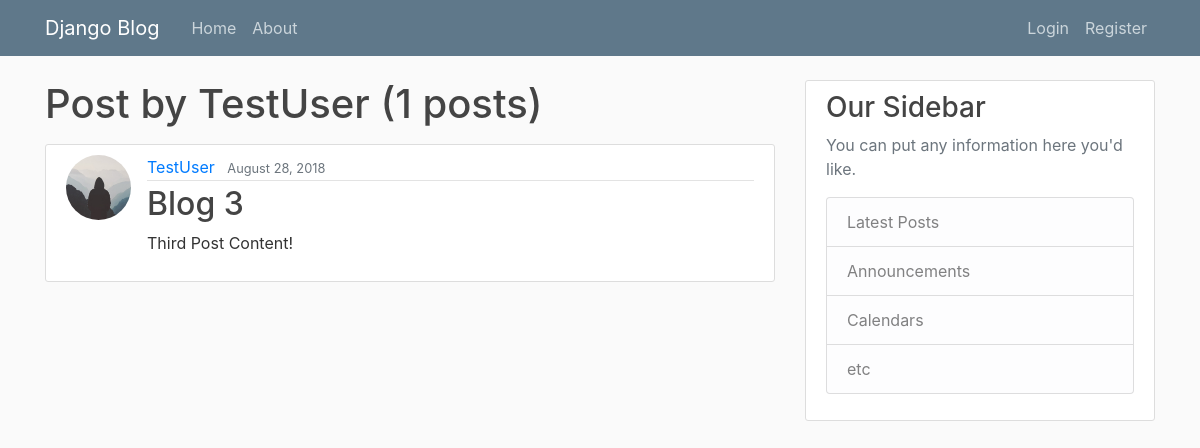
Page /user/TestUser on the earlier database version.
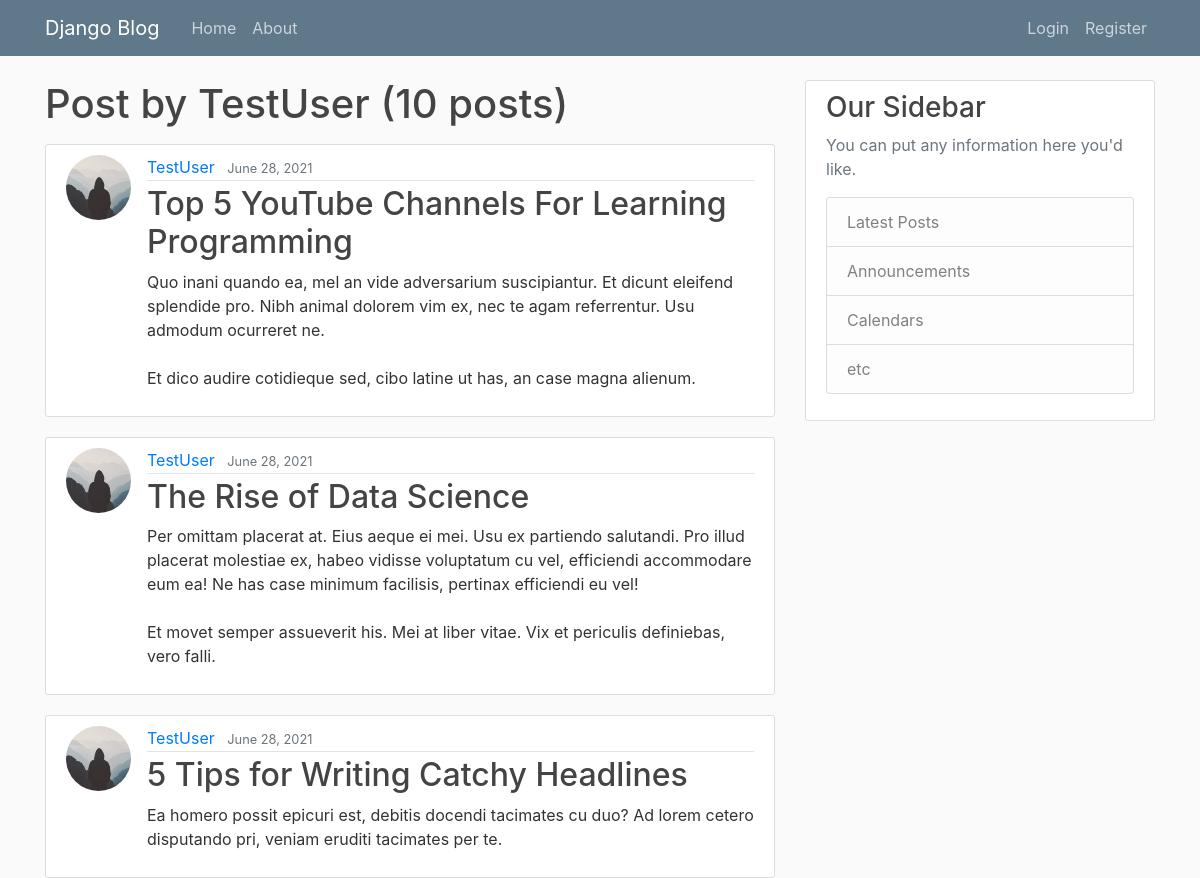
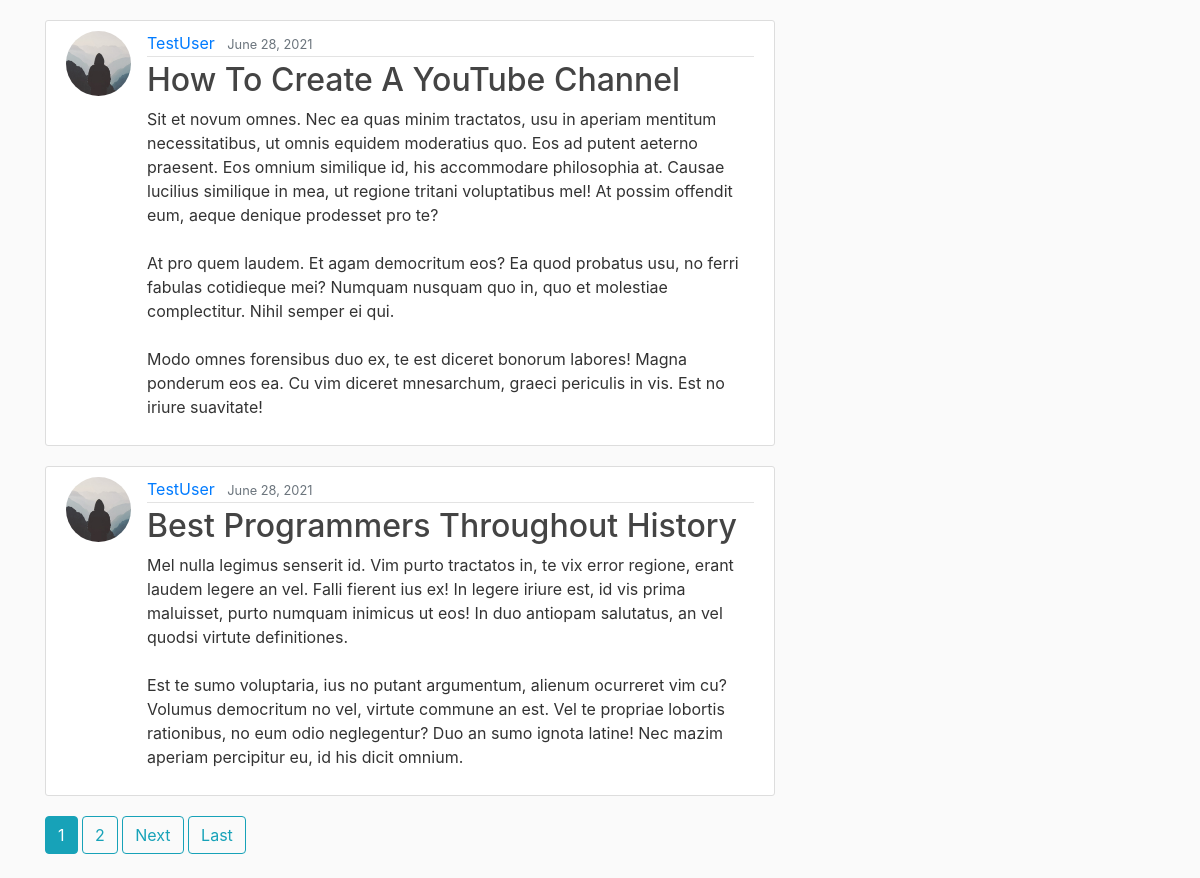
Same page on the later database version (2 pictures, top to bottom).
### blog/models.py (models this page shows, shortened)
class Post(models.Model):
    title = models.CharField(max_length=100)
    content = models.TextField()
    date_posted = models.DateTimeField(default=timezone.now)
    author = models.ForeignKey(User, on_delete=models.CASCADE)

### users/models.py (models this page shows, shortened)
class Profile(models.Model):
    user = models.OneToOneField(User, on_delete=models.CASCADE)
    image = models.ImageField(default='default.jpg', upload_to='profile_pics')

### blog/views.py (the view)
# urls.py: path('user/<str:username>', UserPostListView.as_view(), name='user-post'),
class UserPostListView(ListView):
    model = Post
    template_name = 'blog/user_post.html'  # <app>/<model>_<viewtype>.html
    context_object_name = 'posts'
    paginate_by=5
    def get_queryset(self):
        user = get_object_or_404(User,username=self.kwargs.get('username'))
        return Post.objects.filter(author=user).order_by('-date_posted')

### blog/templates/blog/user_post.html (shortened to what this page needs)
{% extends "blog/base.html" %}
{% block content %}
    <h1 class="mb-3" >Post by {{view.kwargs.username }} ({{page_obj.paginator.count}} posts)</h1>
    {% for post in posts %}
        <article class="media content-section">
          <img class="rounded-circle article-img" src="{{ post.author.profile.image.url }}">
          <div class="media-body">
            <div class="article-metadata">
              <a class="mr-2" href="{% url 'user-post' post.author.username %}">{{ post.author }}</a>
              <small class="text-muted">{{ post.date_posted|date:"F d, Y" }}</small>
            </div>
            <h2><a class="article-title" href="{% url 'post-detail' post.id %}">{{ post.title }}</a></h2>
            <p class="article-content">{{ post.content }}</p>
          </div>
        </article>
    {% endfor %}
    {% if is_paginated %}
    {% for num in page_obj.paginator.page_range %}
      {% if page_obj.number == num %}
        <a class="btn btn-info mb-4" href="?page={{ num }}">{{ num }}</a>
      {% elif num > page_obj.number|add:'-3' and num < page_obj.number|add:'3' %}
        <a class="btn btn-outline-info mb-4" href="?page={{ num }}">{{ num }}</a>
      {% endif %}
    {% endfor %}
    {% if page_obj.has_next %}
      <a class="btn btn-outline-info mb-4" href="?page={{ page_obj.next_page_number }}">Next</a>
      <a class="btn btn-outline-info mb-4" href="?page={{ page_obj.paginator.num_pages }}">Last</a>
    {% endif %}
  {% endif %}
{% endblock content %}

### blog/templates/blog/base.html (shortened to what this page needs)
{% load static %}
<!DOCTYPE html>
<html>
<head>
    <link rel="stylesheet" href="https://maxcdn.bootstrapcdn.com/bootstrap/4.0.0/css/bootstrap.min.css">
    <link rel="stylesheet" type="text/css" href="{% static 'blog/main.css' %}">
</head>
<body>
    <header class="site-header">
      <nav class="navbar navbar-expand-md navbar-dark bg-steel fixed-top">
        <div class="container">
          <a class="navbar-brand mr-4" href="{% url 'blog-home' %}">Django Blog</a>
          <div class="collapse navbar-collapse" id="navbarToggle">
            <div class="navbar-nav mr-auto">
              <a class="nav-item nav-link" href="{% url 'blog-home' %}">Home</a>
              <a class="nav-item nav-link" href="{% url 'blog-about' %}">About</a>
            </div>
            <div class="navbar-nav">
              {% if user.is_authenticated %}
                <a class="nav-item nav-link" href="{% url 'post-create' %}">New Post</a>
                <a class="nav-item nav-link" href="{% url 'profile' %}">Profile</a>
                <a class="nav-item nav-link" href="{% url 'logout' %}">Logout</a>
              {% else %}
                <a class="nav-item nav-link" href="{% url 'login' %}">Login</a>
                <a class="nav-item nav-link" href="{% url 'register' %}">Register</a>
              {% endif %}
            </div>
          </div>
        </div>
      </nav>
    </header>
    <main role="main" class="container">
      <div class="row">
        <div class="col-md-8">
          {% block content %}{% endblock %}
        </div>
        <div class="col-md-4">
          <div class="content-section">
            <h3>Our Sidebar</h3>
            <p class='text-muted'>You can put any information here you'd like.
              <ul class="list-group">
                <li class="list-group-item list-group-item-light">Latest Posts</li>
                <li class="list-group-item list-group-item-light">Announcements</li>
                <li class="list-group-item list-group-item-light">Calendars</li>
                <li class="list-group-item list-group-item-light">etc</li>
              </ul>
            </p>
          </div>
        </div>
      </div>
    </main>
</body>
</html>

### blog/static/blog/main.css (style rules this page uses)
body { background: #fafafa; color: #333333; margin-top: 5rem; }
h1, h2, h3, h4, h5, h6 { color: #444444; }
ul { margin: 0; }
.bg-steel { background-color: #5f788a; }
.site-header .navbar-nav .nav-link { color: #cbd5db; }
.content-section { background: #ffffff; padding: 10px 20px; border: 1px solid #dddddd; border-radius: 3px; margin-bottom: 20px; }
.article-title { color: #444444; }
.article-content { white-space: pre-line; }
.article-img { height: 65px; width: 65px; margin-right: 16px; }
.article-metadata { padding-bottom: 1px; margin-bottom: 4px; border-bottom: 1px solid #e3e3e3 }

Differences in the rows shown:
no longer on this page (row unchanged): Post: author.profile.image (placeholder picture), author "TestUser", date_posted "August 28, 2018", title "Blog 3", content "Third Post Content!"
added Post: author.profile.image (placeholder picture), author "TestUser", date_posted "June 28, 2021", title "Top 5 YouTube Channels For Learning Programming", content "Quo inani quando ea, mel an vide adversarium suscipiantur. Et dicunt eleifend splendide pro. Nibh animal dolorem vim ex, nec te agam referrentur. Usu admodum ocurreret ne. Et dico audire cotidieque sed, cibo latine ut has, an case magna alienum."
added Post: author.profile.image (placeholder picture), author "TestUser", date_posted "June 28, 2021", title "The Rise of Data Science", content "Per omittam placerat at. Eius aeque ei mei. Usu ex partiendo salutandi. Pro illud placerat molestiae ex, habeo vidisse voluptatum cu vel, efficiendi accommodare eum ea! Ne has case minimum facilisis, pertinax efficiendi eu vel! Et movet semper assueverit his. Mei at liber vitae. Vix et periculis definiebas, vero falli."
added Post: author.profile.image (placeholder picture), author "TestUser", date_posted "June 28, 2021", title "5 Tips for Writing Catchy Headlines", content "Ea homero possit epicuri est, debitis docendi tacimates cu duo? Ad lorem cetero disputando pri, veniam eruditi tacimates per te."
added Post: author.profile.image (placeholder picture), author "TestUser", date_posted "June 28, 2021", title "How To Create A YouTube Channel", content "Sit et novum omnes. Nec ea quas minim tractatos, usu in aperiam mentitum necessitatibus, ut omnis equidem moderatius quo. Eos ad putent aeterno praesent. Eos omnium similique id, his accommodare philosophia at. Causae lucilius similique in mea, ut regione tritani voluptatibus mel! At possim offendit eum, aeque denique prodesset pro te? At pro quem laudem. Et agam democritum eos? Ea quod probatus usu, no ferri fabulas cotidieque mei? Numquam nusquam quo in, quo et molestiae complectitur. Nihil semper ei qui. Modo omnes forensibus duo ex, te est diceret bonorum labores! Magna ponderum eos ea. Cu vim diceret mnesarchum, graeci periculis in vis. Est no iriure suavitate!"
added Post: author.profile.image (placeholder picture), author "TestUser", date_posted "June 28, 2021", title "Best Programmers Throughout History", content "Mel nulla legimus senserit id. Vim purto tractatos in, te vix error regione, erant laudem legere an vel. Falli fierent ius ex! In legere iriure est, id vis prima maluisset, purto numquam inimicus ut eos! In duo antiopam salutatus, an vel quodsi virtute definitiones. Est te sumo voluptaria, ius no putant argumentum, alienum ocurreret vim cu? Volumus democritum no vel, virtute commune an est. Vel te propriae lobortis rationibus, no eum odio neglegentur? Duo an sumo ignota latine! Nec mazim aperiam percipitur eu, id his dicit omnium."
Other differences:
{{ page_obj.paginator.count }}: "1" → "10"
new list line: "1"
new list line: "2"
text now shown: "Next Last"
